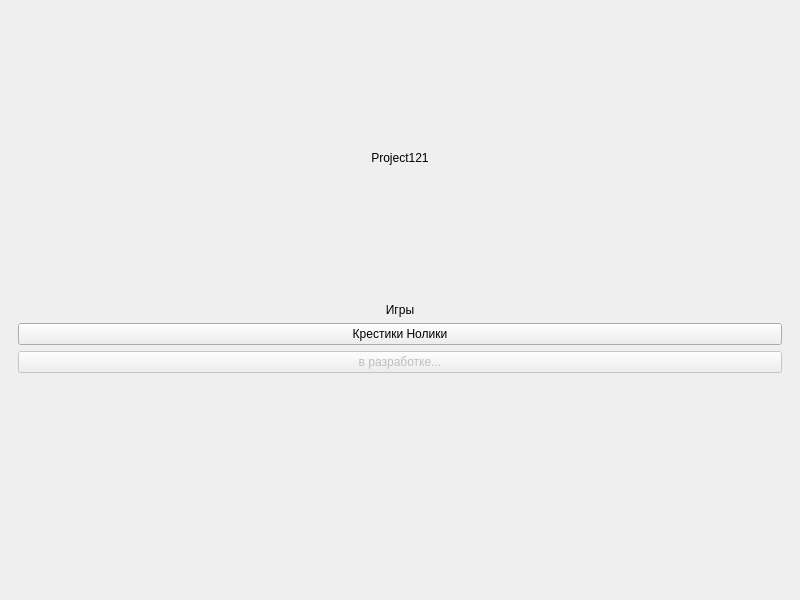
<?xml version="1.0" encoding="UTF-8"?>
<ui version="4.0">
 <class>App</class>
 <widget class="QMainWindow" name="App">
  <property name="geometry">
   <rect>
    <x>0</x>
    <y>0</y>
    <width>800</width>
    <height>600</height>
   </rect>
  </property>
  <property name="windowTitle">
   <string>MainWindow</string>
  </property>
  <widget class="QWidget" name="body">
   <layout class="QVBoxLayout" name="verticalLayout_Body">
    <item>
     <widget class="QWidget" name="start_page" native="true">
      <layout class="QVBoxLayout" name="verticalLayout_StartPage">
       <item>
        <widget class="QLabel" name="project_name">
         <property name="text">
          <string>Project121</string>
         </property>
         <property name="alignment">
          <set>Qt::AlignCenter</set>
         </property>
        </widget>
       </item>
       <item>
        <layout class="QFormLayout" name="games_list">
         <item row="1" column="0" colspan="2">
          <widget class="QPushButton" name="games_list_tictactoe">
           <property name="text">
            <string>Крестики Нолики</string>
           </property>
          </widget>
         </item>
         <item row="2" column="0" colspan="2">
          <widget class="QPushButton" name="games_list_other">
           <property name="enabled">
            <bool>false</bool>
           </property>
           <property name="styleSheet">
            <string notr="true"/>
           </property>
           <property name="text">
            <string>в разработке...</string>
           </property>
          </widget>
         </item>
         <item row="0" column="0" colspan="2">
          <widget class="QLabel" name="games_list_header">
           <property name="text">
            <string>Игры</string>
           </property>
           <property name="alignment">
            <set>Qt::AlignCenter</set>
           </property>
          </widget>
         </item>
        </layout>
       </item>
      </layout>
     </widget>
    </item>
   </layout>
  </widget>
 </widget>
 <resources/>
 <connections/>
</ui>
